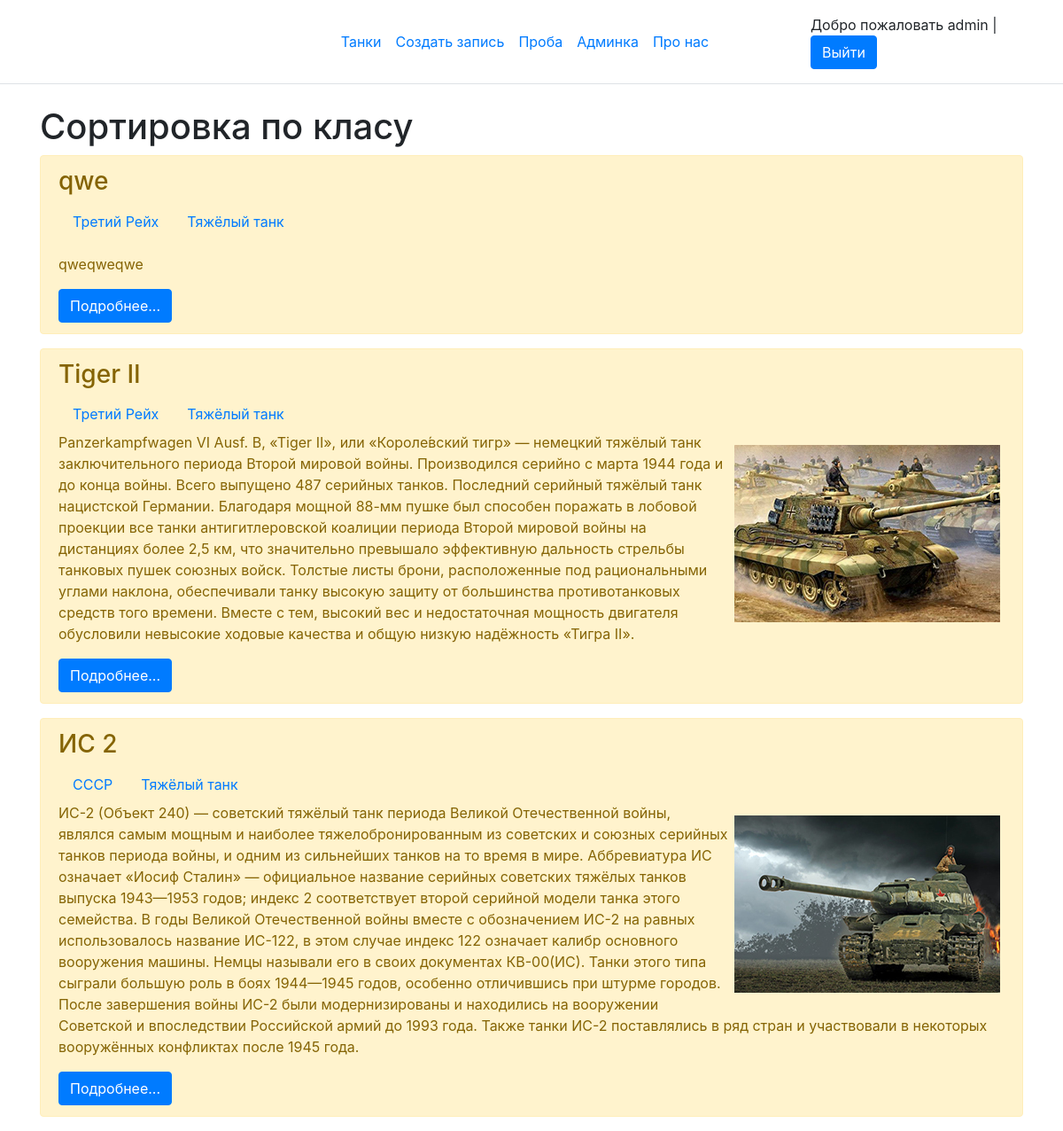
Screenshot of /klas/1/ (signed in) with the database file from the repository.
### firstapp/models.py (models this page shows, shortened)
class Tank(models.Model):
    title = models.CharField("Название", max_length=70)
    opis = models.TextField("Описание")
    photo = models.ImageField(upload_to='photos/%Y/%m/%d/', verbose_name='Фото', blank=True)
    silka = models.CharField("Ссылка", null=True, max_length=70)
    strana = models.ForeignKey('Strana', on_delete=models.PROTECT, null=True, verbose_name='Страна')
    klas = models.ForeignKey('Klas', on_delete=models.PROTECT, null=True, verbose_name='Клас')
    publish = models.BooleanField('Опубликовано', default=False)
    class Meta:
        verbose_name = 'Танк'
        verbose_name_plural = 'Танки'
        ordering = ['-id']

class Strana(models.Model):
    title = models.CharField(max_length=50, db_index=True, verbose_name='Страна')
    publish = models.BooleanField('Опубликовано', default=False)
    def __str__(self):
        return self.title
    class Meta:
        verbose_name = 'Страна'
        verbose_name_plural = 'Страны'

class Klas(models.Model):
    title = models.CharField(max_length=50, db_index=True, verbose_name='Клас')
    publish = models.BooleanField('Опубликовано', default=False)
    def __str__(self):
        return self.title
    class Meta:
        verbose_name = 'Класс'
        verbose_name_plural = 'Класcы'

### firstapp/views.py (the view)
# urls.py: path('klas/<int:klas_id>/', GetKlas.as_view()),
class GetKlas(ListView):
    model = Tank
    template_name = 'firstapp/klas_sort.html'
    context_object_name = 'tanks'
    paginate_by = 5
    def get_queryset(self):
        return Tank.objects.filter(klas_id=self.kwargs['klas_id'], publish=True)

### firstapp/templates/firstapp/klas_sort.html (shortened to what this page needs)
{% extends 'firstapp/base.html' %}
{% block content %}
<h1>Сортировка по класу</h1>
{% for i in tanks %}
    <div class="alert alert-warning mt-2">
        <h3>{{ i.title }}</h3>
        <nav class="nav">
            <a class="nav-link active" href="/strana/{{ i.strana.pk }}">{{ i.strana }}</a>
            <a class="nav-link active" href="/klas/{{ i.klas.pk }}">{{ i.klas }}</a>
        </nav>
        {% if i.photo %}
            <img src="{{ i.photo.url}}" width="300" height="200" alt="Иллюстрация" align="right"  vspace="15" hspace="5">
        {% else %}
        <p></p>
        {% endif %}
        <p>{{ i.opis }}</p>
        <a href="{{ i.silka }}" class="btn btn-primary">Подробнее...</a>
    </div>
{% endfor %}
{% endblock %}

### firstapp/templates/firstapp/base.html (shortened to what this page needs)
<!DOCTYPE html>
<html lang="ru">
<head>
    <link rel="stylesheet" href="https://cdn.jsdelivr.net/npm/bootstrap@4.6.0/dist/css/bootstrap.min.css">
</head>
<body>
<header class="d-flex flex-wrap align-items-center justify-content-center justify-content-md-between py-3 mb-4 border-bottom">
      <ul class="nav col-12 col-md-auto mb-2 justify-content-center mb-md-0">
        <li><a href="{% url 'home' %}" class="nav-link px-2 link-secondary">Танки</a></li>
        <li><a href="{% url 'create' %}" class="nav-link px-2 link-dark">Создать запись</a></li>
        <li><a href="{% url 'proba' %}" class="nav-link px-2 link-dark">Проба</a></li>
        <li><a href="/admin" class="nav-link px-2 link-dark">Админка</a></li>
        <li><a href="{% url 'about' %}" class="nav-link px-2 link-dark">Про нас</a></li>
      </ul>
      <div class="col-md-3 text-end">
          {% if request.user.is_authenticated %}
          Добро пожаловать {{ user.username }} | <a href="{% url 'logout' %}" class="btn btn-primary">Выйти</a>
          {% else %}
          <a href="{% url 'register' %}" class="btn btn-outline-primary me-2">Регистрация</a>
          <a href="{% url 'login' %}" class="btn btn-primary">Ввойти</a>
          {% endif %}
      </div>
    </header>
    <div class="container">
        {% block content %}{% endblock %}
    </div>
</body>
</html>

### rows the page displays
Tank: title "qwe", strana "Третий Рейх", klas "Тяжёлый танк", opis "qweqweqwe"
Tank: title "Tiger II", strana "Третий Рейх", klas "Тяжёлый танк", photo (picture), opis "Panzerkampfwagen VI Ausf. B, «Tiger II», или «Короле́вский тигр» — немецкий тяжёлый танк заключительного периода Второй мировой войны. Производился серийно с марта 1944 года и до конца войны. Всего выпущено 487 серийных танков. Последний серийный тяжёлый танк нацистской Германии. Благодаря мощной 88-мм пушке был способен поражать в лобовой проекции все танки антигитлеровской коалиции периода Второй мировой войны на дистанциях более 2,5 км, что значительно превышало эффективную дальность стрельбы танковых пушек союзных войск. Толстые листы брони, расположенные под рациональными углами наклона, обеспечивали танку высокую защиту от большинства противотанковых средств того времени. Вместе с…"
Tank: title "ИС 2", strana "СССР", klas "Тяжёлый танк", photo (picture), opis "ИС-2 (Объект 240) — советский тяжёлый танк периода Великой Отечественной войны, являлся самым мощным и наиболее тяжелобронированным из советских и союзных серийных танков периода войны, и одним из сильнейших танков на то время в мире. Аббревиатура ИС означает «Иосиф Сталин» — официальное название серийных советских тяжёлых танков выпуска 1943—1953 годов; индекс 2 соответствует второй серийной модели танка этого семейства. В годы Великой Отечественной войны вместе с обозначением ИС-2 на равных использовалось название ИС-122, в этом случае индекс 122 означает калибр основного вооружения машины. Немцы называли его в своих документах КВ-00(ИС). Танки этого типа сыграли большую роль в боях…"

### other values shown
{{ user.username }} "admin"
